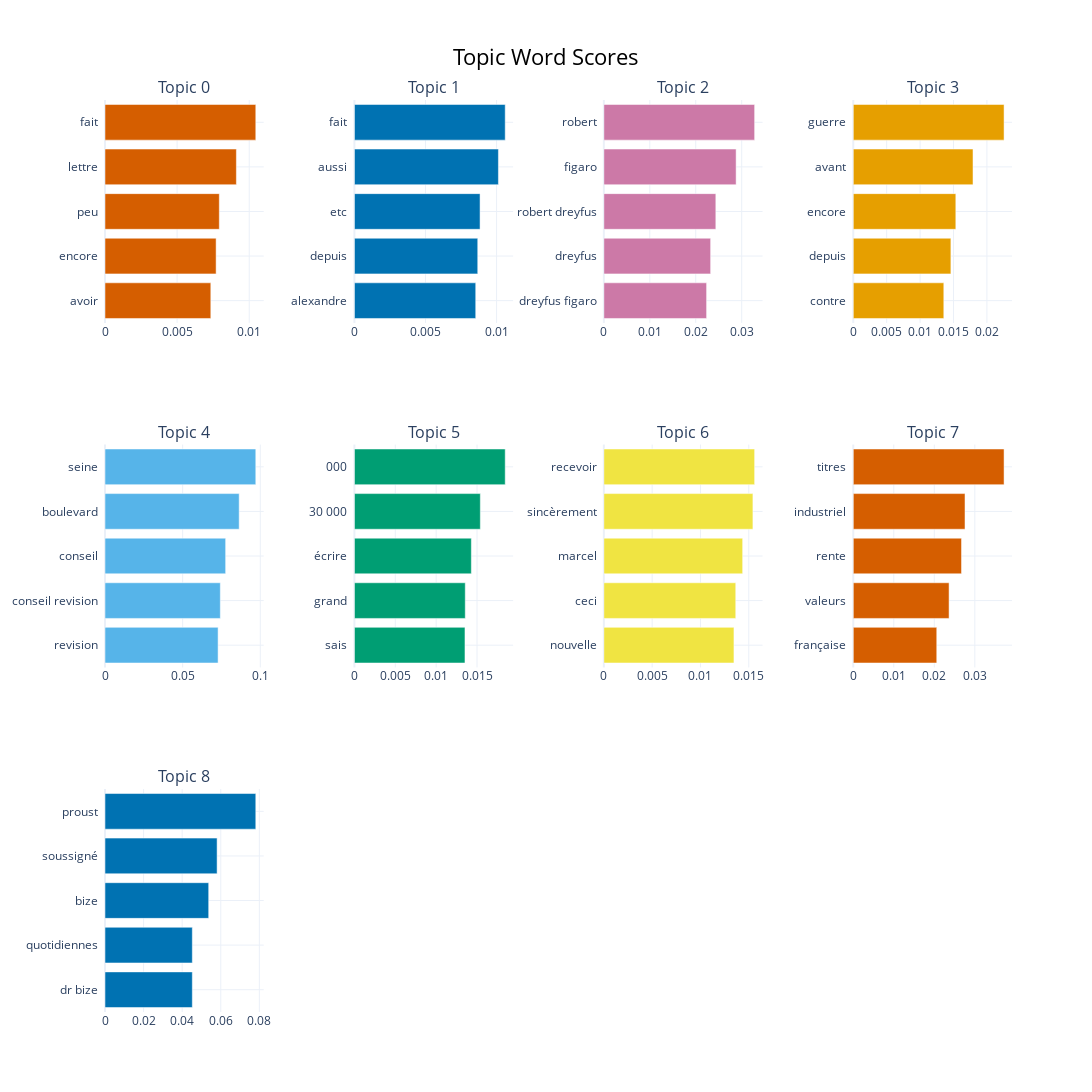

The notebook cell this image was saved under:
### Code cell
fig = topic_model.visualize_barchart(top_n_topics=10, width=800, height=800)
fig.show()

### Figure 1 — Plotly figure (JSON) as saved in the notebook; plotly's stock layout.template omitted (floating-point values rounded to 4 significant figures)
{"data": [{"marker": {"color": "#D55E00"}, "orientation": "h", "type": "bar", "x": [0.007336, 0.007704, 0.007925, 0.009109, 0.01045], "xaxis": "x", "y": ["avoir  ", "encore  ", "peu  ", "lettre  ", "fait  "], "yaxis": "y"}, {"marker": {"color": "#0072B2"}, "orientation": "h", "type": "bar", "x": [0.008534, 0.008676, 0.008838, 0.01013, 0.01061], "xaxis": "x2", "y": ["alexandre  ", "depuis  ", "etc  ", "aussi  ", "fait  "], "yaxis": "y2"}, {"marker": {"color": "#CC79A7"}, "orientation": "h", "type": "bar", "x": [0.02236, 0.02324, 0.02437, 0.02879, 0.03282], "xaxis": "x3", "y": ["dreyfus figaro  ", "dreyfus  ", "robert dreyfus  ", "figaro  ", "robert  "], "yaxis": "y3"}, {"marker": {"color": "#E69F00"}, "orientation": "h", "type": "bar", "x": [0.01355, 0.01461, 0.01535, 0.01792, 0.02257], "xaxis": "x4", "y": ["contre  ", "depuis  ", "encore  ", "avant  ", "guerre  "], "yaxis": "y4"}, {"marker": {"color": "#56B4E9"}, "orientation": "h", "type": "bar", "x": [0.07282, 0.07425, 0.07768, 0.08639, 0.09709], "xaxis": "x5", "y": ["revision  ", "conseil revision  ", "conseil  ", "boulevard  ", "seine  "], "yaxis": "y5"}, {"marker": {"color": "#009E73"}, "orientation": "h", "type": "bar", "x": [0.01353, 0.01356, 0.01431, 0.01541, 0.01845], "xaxis": "x6", "y": ["sais  ", "grand  ", "écrire  ", "30 000  ", "000  "], "yaxis": "y6"}, {"marker": {"color": "#F0E442"}, "orientation": "h", "type": "bar", "x": [0.01347, 0.01365, 0.01437, 0.01543, 0.01561], "xaxis": "x7", "y": ["nouvelle  ", "ceci  ", "marcel  ", "sincèrement  ", "recevoir  "], "yaxis": "y7"}, {"marker": {"color": "#D55E00"}, "orientation": "h", "type": "bar", "x": [0.0206, 0.02365, 0.02672, 0.02758, 0.03722], "xaxis": "x8", "y": ["française  ", "valeurs  ", "rente  ", "industriel  ", "titres  "], "yaxis": "y8"}, {"marker": {"color": "#0072B2"}, "orientation": "h", "type": "bar", "x": [0.04526, 0.04526, 0.05375, 0.05811, 0.07816], "xaxis": "x9", "y": ["dr bize  ", "quotidiennes  ", "bize  ", "soussigné  ", "proust  "], "yaxis": "y9"}], "layout": {"annotations": [{"font": {"size": 16}, "showarrow": false, "text": "Topic 0", "x": 0.0875, "xanchor": "center", "xref": "paper", "y": 1, "yanchor": "bottom", "yref": "paper"}, {"font": {"size": 16}, "showarrow": false, "text": "Topic 1", "x": 0.3625, "xanchor": "center", "xref": "paper", "y": 1, "yanchor": "bottom", "yref": "paper"}, {"font": {"size": 16}, "showarrow": false, "text": "Topic 2", "x": 0.6375, "xanchor": "center", "xref": "paper", "y": 1, "yanchor": "bottom", "yref": "paper"}, {"font": {"size": 16}, "showarrow": false, "text": "Topic 3", "x": 0.9125, "xanchor": "center", "xref": "paper", "y": 1, "yanchor": "bottom", "yref": "paper"}, {"font": {"size": 16}, "showarrow": false, "text": "Topic 4", "x": 0.0875, "xanchor": "center", "xref": "paper", "y": 0.6222, "yanchor": "bottom", "yref": "paper"}, {"font": {"size": 16}, "showarrow": false, "text": "Topic 5", "x": 0.3625, "xanchor": "center", "xref": "paper", "y": 0.6222, "yanchor": "bottom", "yref": "paper"}, {"font": {"size": 16}, "showarrow": false, "text": "Topic 6", "x": 0.6375, "xanchor": "center", "xref": "paper", "y": 0.6222, "yanchor": "bottom", "yref": "paper"}, {"font": {"size": 16}, "showarrow": false, "text": "Topic 7", "x": 0.9125, "xanchor": "center", "xref": "paper", "y": 0.6222, "yanchor": "bottom", "yref": "paper"}, {"font": {"size": 16}, "showarrow": false, "text": "Topic 8", "x": 0.0875, "xanchor": "center", "xref": "paper", "y": 0.2444, "yanchor": "bottom", "yref": "paper"}], "height": 2400, "hoverlabel": {"bgcolor": "white", "font": {"family": "Rockwell", "size": 16}}, "showlegend": false, "title": {"font": {"color": "Black", "size": 22}, "text": "Topic Word Scores", "x": 0.5, "xanchor": "center", "yanchor": "top"}, "width": 3200, "xaxis": {"anchor": "y", "domain": [0, 0.175], "showgrid": true}, "xaxis10": {"anchor": "y10", "domain": [0.275, 0.45], "showgrid": true}, "xaxis11": {"anchor": "y11", "domain": [0.55, 0.725], "showgrid": true}, "xaxis12": {"anchor": "y12", "domain": [0.825, 1], "showgrid": true}, "xaxis2": {"anchor": "y2", "domain": [0.275, 0.45], "showgrid": true}, "xaxis3": {"anchor": "y3", "domain": [0.55, 0.725], "showgrid": true}, "xaxis4": {"anchor": "y4", "domain": [0.825, 1], "showgrid": true}, "xaxis5": {"anchor": "y5", "domain": [0, 0.175], "showgrid": true}, "xaxis6": {"anchor": "y6", "domain": [0.275, 0.45], "showgrid": true}, "xaxis7": {"anchor": "y7", "domain": [0.55, 0.725], "showgrid": true}, "xaxis8": {"anchor": "y8", "domain": [0.825, 1], "showgrid": true}, "xaxis9": {"anchor": "y9", "domain": [0, 0.175], "showgrid": true}, "yaxis": {"anchor": "x", "domain": [0.7556, 1], "showgrid": true}, "yaxis10": {"anchor": "x10", "domain": [0, 0.2444], "showgrid": true}, "yaxis11": {"anchor": "x11", "domain": [0, 0.2444], "showgrid": true}, "yaxis12": {"anchor": "x12", "domain": [0, 0.2444], "showgrid": true}, "yaxis2": {"anchor": "x2", "domain": [0.7556, 1], "showgrid": true}, "yaxis3": {"anchor": "x3", "domain": [0.7556, 1], "showgrid": true}, "yaxis4": {"anchor": "x4", "domain": [0.7556, 1], "showgrid": true}, "yaxis5": {"anchor": "x5", "domain": [0.3778, 0.6222], "showgrid": true}, "yaxis6": {"anchor": "x6", "domain": [0.3778, 0.6222], "showgrid": true}, "yaxis7": {"anchor": "x7", "domain": [0.3778, 0.6222], "showgrid": true}, "yaxis8": {"anchor": "x8", "domain": [0.3778, 0.6222], "showgrid": true}, "yaxis9": {"anchor": "x9", "domain": [0, 0.2444], "showgrid": true}}}
